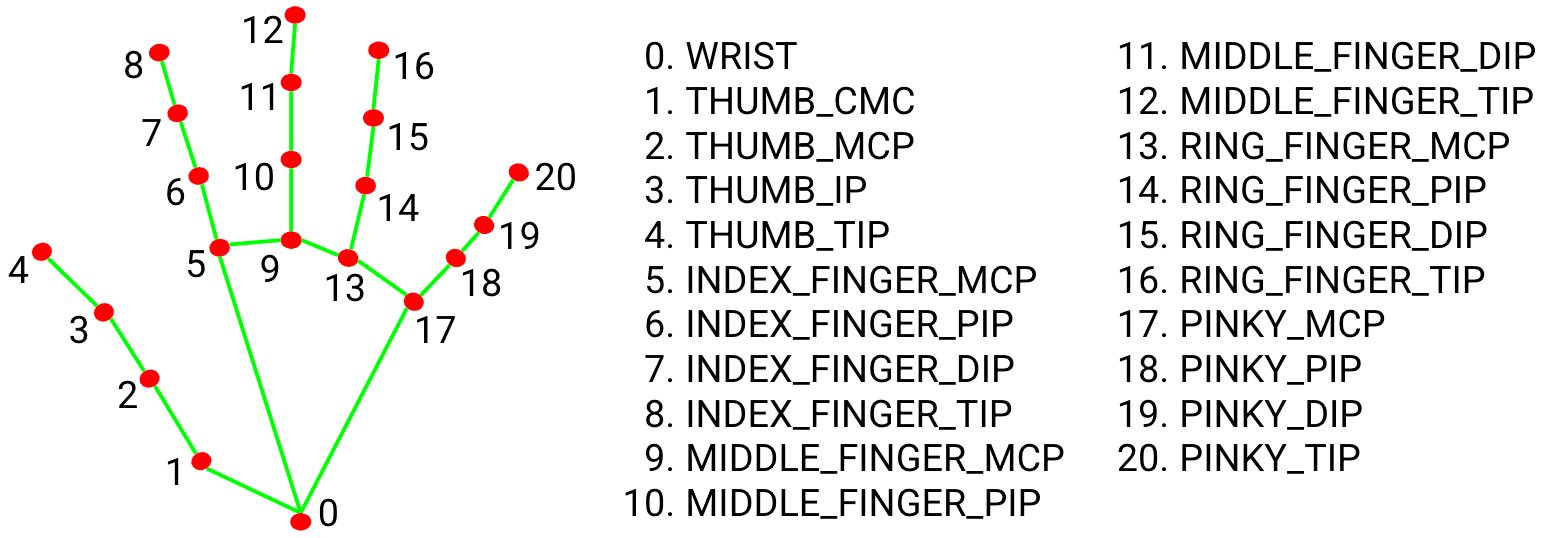
#> input picture OpenCv/SP_capturing_object_in_videos/HandTracking/hand_landmarks.png, 1543 x 538 px, given in place of the camera
$ python cpaturing_from_cam.py
#> lines starting #> are read from the running program, lines starting #| are printed output that depends on the picture; after the words box and inside, x2 and y2 are one past the last pixel; in counts of white or black regions, pixels touching at a corner belong together
import cv2 as cv
import numpy as np

cap = cv.VideoCapture(0)

while True:
    #captureing frame
    _, frame_og = cap.read()
#> frame_og is the input picture: shape (538, 1543, 3); mean B, G, R 233.1, 234.9, 234.9


    #blured frame
    frame =  cv.GaussianBlur(frame_og, (5,5), 0)
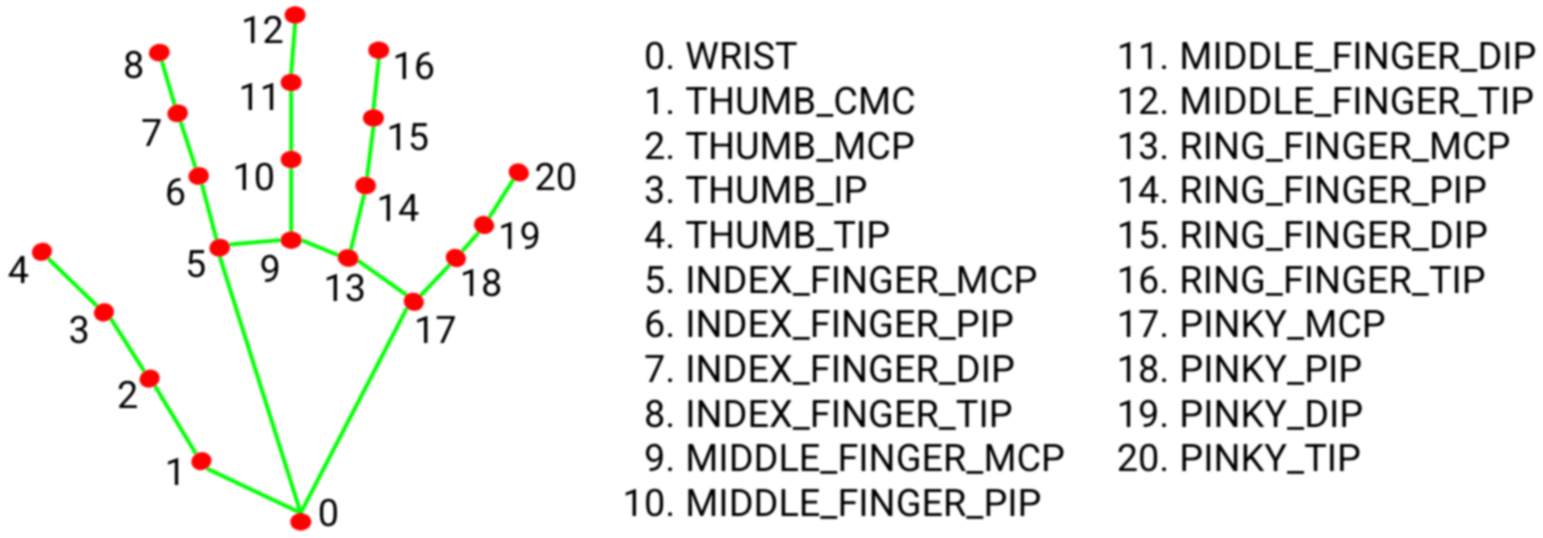
#> frame: shape (538, 1543, 3); mean B, G, R 233.1, 234.9, 234.9

    # converted BGR to HSV
    hsv = cv.cvtColor(frame, cv.COLOR_BGR2HSV)
#> hsv: shape (538, 1543, 3); mean H, S, V 1.1, 3.7, 236.7

    # Defining the color
    lower_blue = np.array([36,8,0]) # failed attempt to find a banan
    upper_blue = np.array([44,29,98])

    # Red
    lower_r = np.array([0, 100, 20])
    upper_r = np.array([10, 255, 255])


    # creating a mask
    mask = cv.inRange(hsv,lower_r, upper_r)
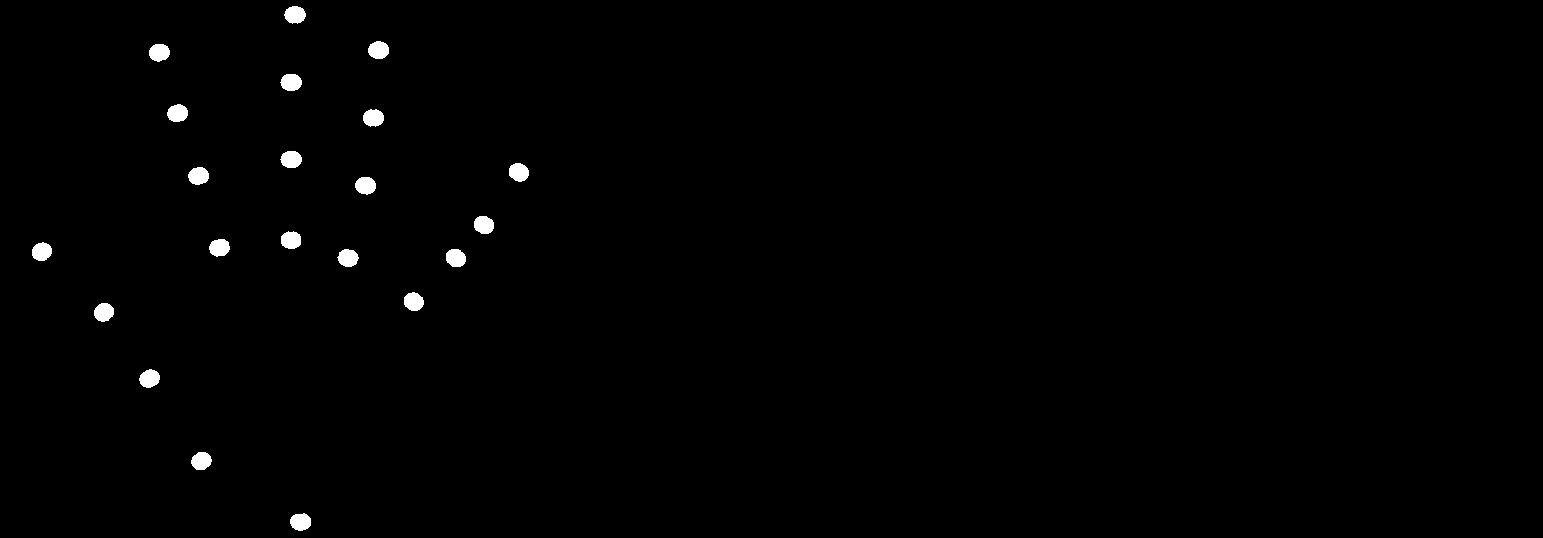
#> mask: shape (538, 1543); 0.75% white; 21 white regions
    cv.imshow("mask",mask)

    # # Finding contour
    # _,contour = cv.findContours(mask, cv.RETR_TREE, cv.CHAIN_APPROX_SIMPLE)
    contours, hierarchy = cv.findContours(mask , cv.RETR_EXTERNAL, cv.CHAIN_APPROX_NONE)
#> contours = 21 contours; largest, box (x1, y1, x2, y2) and area: (368, 41, 389, 59) 271, (284, 6, 306, 24) 270, (280, 74, 302, 91) 269, (139, 369, 160, 388) 268, (355, 177, 376, 195) 268
    cv.drawContours(frame, contours, -1, (0, 255, 0), 3)
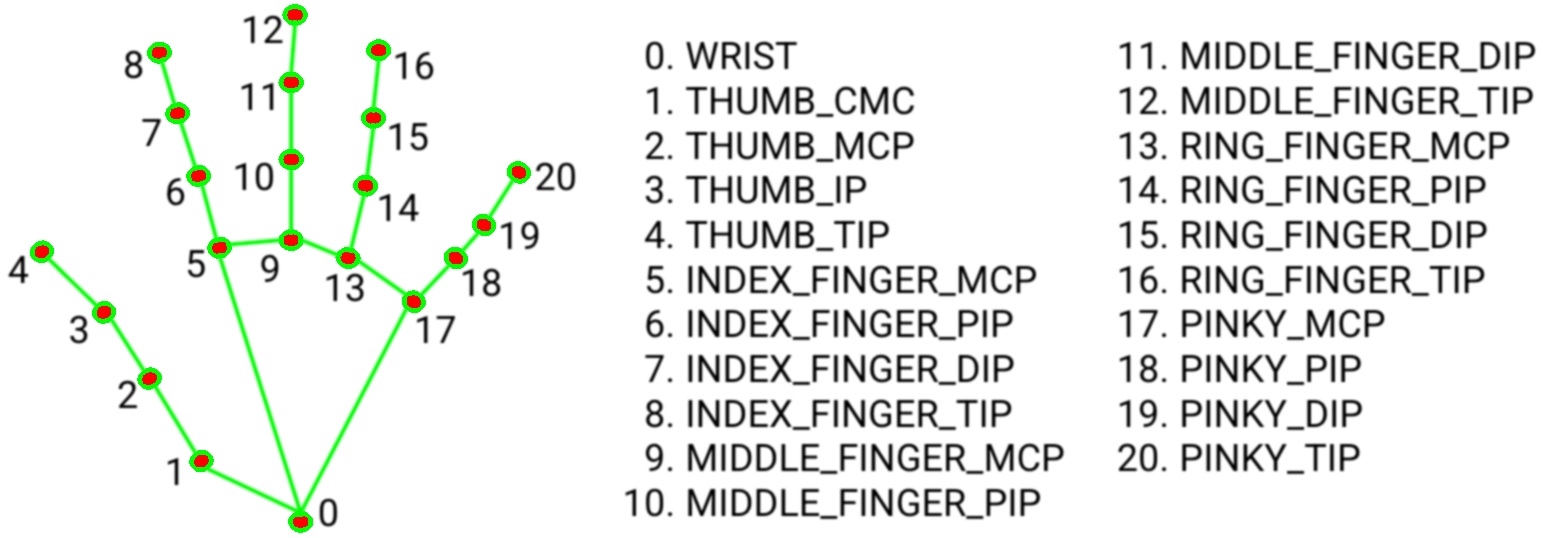
#> frame: shape (538, 1543, 3); 0.67% of pixels changed, all inside (x1, y1, x2, y2) = (30, 4, 531, 533)
    # print(contours)

    cv.imshow("frame",frame)

    key = cv.waitKey(100)
#> (key Esc is pressed here)
    if key == 27 :
        break

cap.release()
cv.destroyAllWindows()
